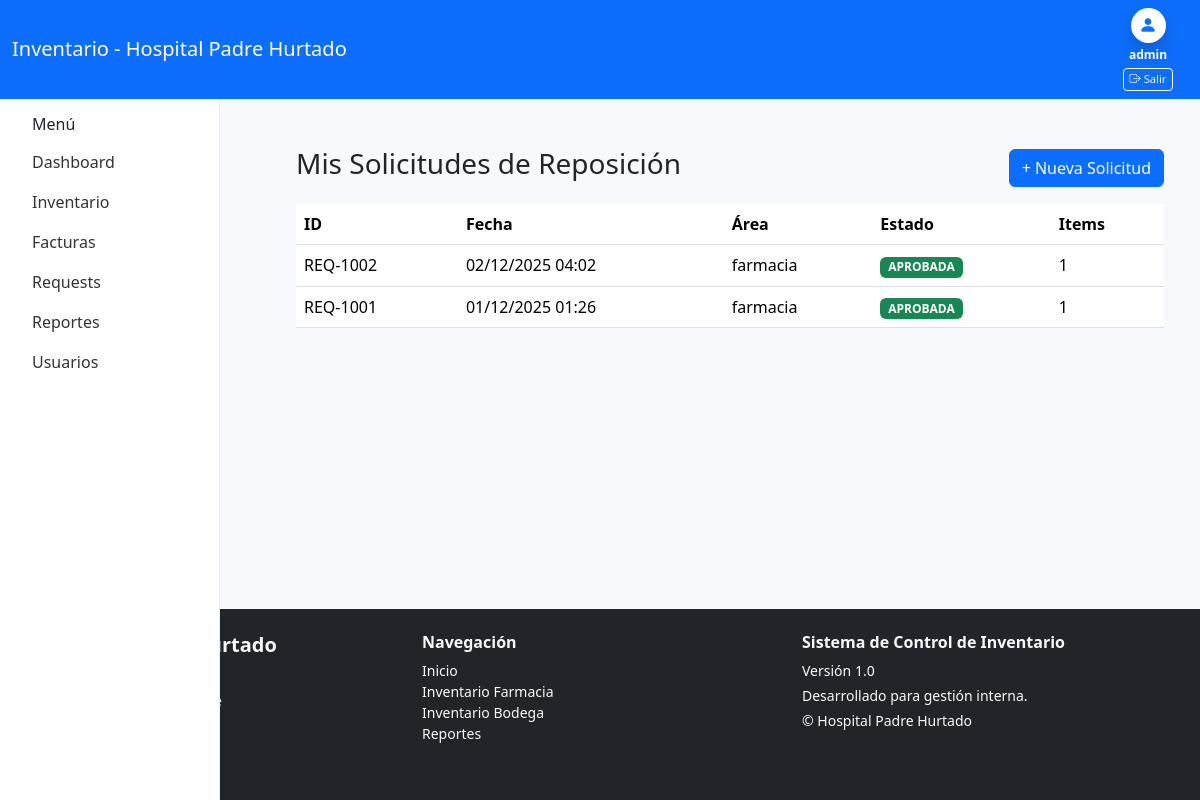
The page /farmacia/solicitudes/mias/ (signed in) on the database as committed earlier.
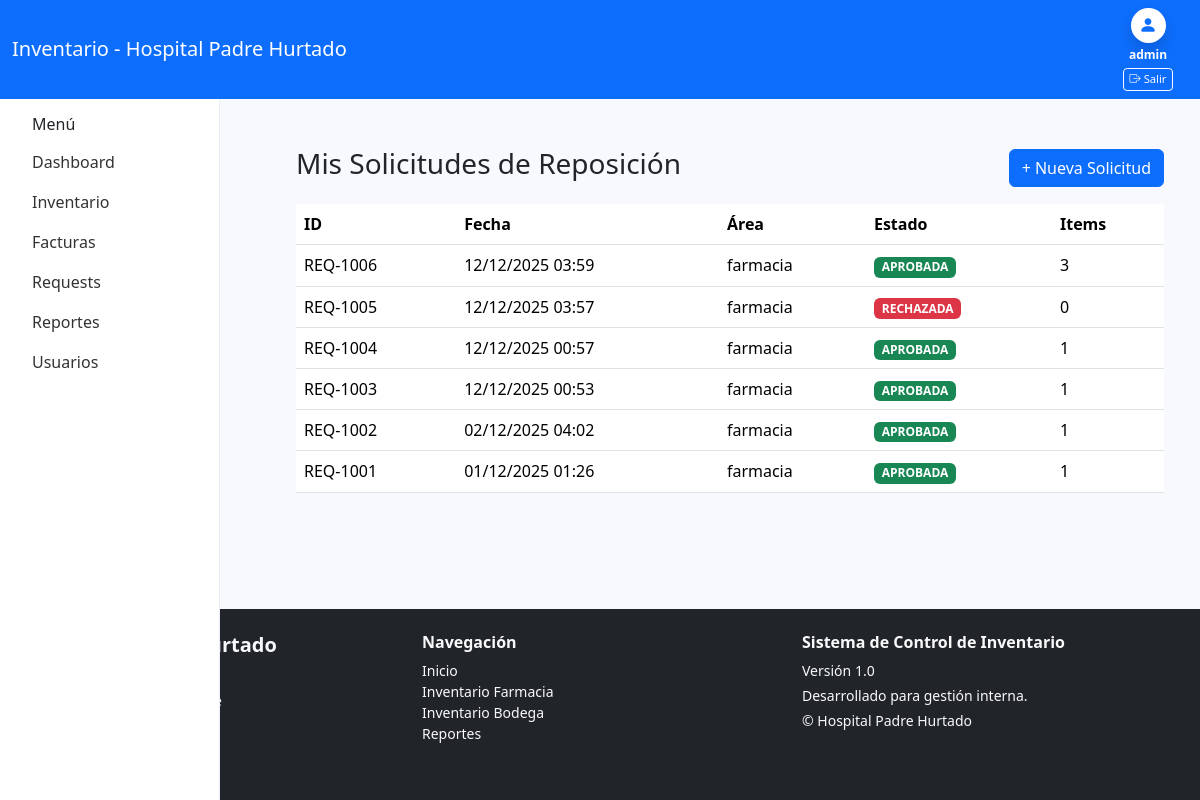
The same page on the database as committed later.
### farmacia/models.py (models this page shows, shortened)
class SolicitudReposicion(models.Model):
    ESTADO = [
        ("PENDIENTE", "Pendiente"),
        ("APROBADA", "Aprobada"),
        ("RECHAZADA", "Rechazada"),
    ]
    area = models.CharField(max_length=200)
    usuario = models.ForeignKey(User, on_delete=models.SET_NULL, null=True)
    fecha = models.DateTimeField(auto_now_add=True)
    estado = models.CharField(max_length=20, choices=ESTADO, default="PENDIENTE")
    observacion = models.TextField(blank=True, null=True)  # opcional
    @property
    def total_items(self):
        return self.items.count()

### farmacia/views.py (the view)
# urls.py: path("solicitudes/mias/", views.solicitudes_mias, name="solicitudes_mias"),
@login_required
def solicitudes_mias(request):
    solicitudes = SolicitudReposicion.objects.filter(usuario=request.user).order_by("-fecha")
    return render(request, "farmacia/solicitudes_mias.html", {"solicitudes": solicitudes})

### farmacia/templates/farmacia/solicitudes_mias.html (shortened to what this page needs)
{% extends "core/base.html" %}
{% block principal %}
<div class="container mt-4">
    <div class="d-flex justify-content-between align-items-center mb-3">
        <h3>Mis Solicitudes de Reposición</h3>
        <a href="{% url 'farmacia:solicitud_crear' %}" class="btn btn-primary">
            + Nueva Solicitud
        </a>
    </div>
    {% if solicitudes %}
    <table class="table table-hover align-middle">
        <thead>
            <tr>
                <th>ID</th>
                <th>Fecha</th>
                <th>Área</th>
                <th>Estado</th>
                <th>Items</th>
            </tr>
        </thead>
        <tbody>
            {% for s in solicitudes %}
            <tr>
                <td>REQ-{{ s.id|add:"1000" }}</td>
                <td>{{ s.fecha|date:"d/m/Y H:i" }}</td>
                <td>{{ s.area }}</td>
                <td>
                    {% if s.estado == "PENDIENTE" %}
                        <span class="badge bg-warning text-dark">{{ s.estado }}</span>
                    {% elif s.estado == "APROBADA" %}
                        <span class="badge bg-success">{{ s.estado }}</span>
                    {% else %}
                        <span class="badge bg-danger">{{ s.estado }}</span>
                    {% endif %}
                </td>
                <td>{{ s.total_items }}</td>
            </tr>
            {% endfor %}
        </tbody>
    </table>
    {% else %}
        <div class="alert alert-info">
            No has realizado solicitudes aún.
        </div>
    {% endif %}
</div>
{% endblock %}

Rows that differ between the two databases and show on the page:
added SolicitudReposicion: id|add "1006", fecha "12/12/2025 03:59", area "farmacia", estado "APROBADA", total_items "3"
added SolicitudReposicion: id|add "1005", fecha "12/12/2025 03:57", area "farmacia", estado "RECHAZADA", total_items "0"
added SolicitudReposicion: id|add "1004", fecha "12/12/2025 00:57", area "farmacia", estado "APROBADA", total_items "1"
added SolicitudReposicion: id|add "1003", fecha "12/12/2025 00:53", area "farmacia", estado "APROBADA", total_items "1"
